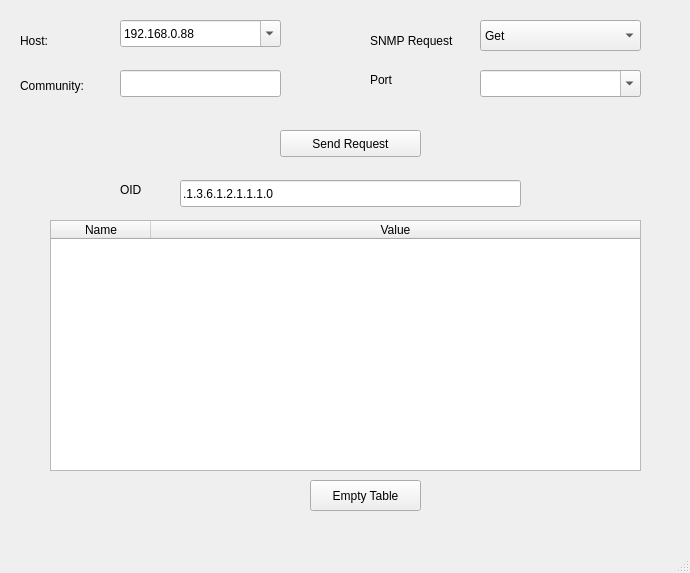
<?xml version="1.0" encoding="UTF-8"?>
<ui version="4.0">
 <class>MainWindow</class>
 <widget class="QMainWindow" name="MainWindow">
  <property name="geometry">
   <rect>
    <x>0</x>
    <y>0</y>
    <width>690</width>
    <height>573</height>
   </rect>
  </property>
  <property name="windowTitle">
   <string>MainWindow</string>
  </property>
  <widget class="QWidget" name="centralwidget">
   <widget class="QLabel" name="label">
    <property name="geometry">
     <rect>
      <x>20</x>
      <y>30</y>
      <width>41</width>
      <height>21</height>
     </rect>
    </property>
    <property name="text">
     <string>Host:</string>
    </property>
   </widget>
   <widget class="QComboBox" name="snmpreq">
    <property name="geometry">
     <rect>
      <x>480</x>
      <y>20</y>
      <width>161</width>
      <height>31</height>
     </rect>
    </property>
    <item>
     <property name="text">
      <string>Get</string>
     </property>
    </item>
    <item>
     <property name="text">
      <string>GetNext</string>
     </property>
    </item>
    <item>
     <property name="text">
      <string>GetBulk</string>
     </property>
    </item>
   </widget>
   <widget class="QLabel" name="label_2">
    <property name="geometry">
     <rect>
      <x>20</x>
      <y>70</y>
      <width>111</width>
      <height>31</height>
     </rect>
    </property>
    <property name="text">
     <string>Community:</string>
    </property>
   </widget>
   <widget class="QLineEdit" name="communityString">
    <property name="geometry">
     <rect>
      <x>120</x>
      <y>70</y>
      <width>161</width>
      <height>27</height>
     </rect>
    </property>
    <property name="statusTip">
     <string/>
    </property>
    <property name="echoMode">
     <enum>QLineEdit::Password</enum>
    </property>
   </widget>
   <widget class="QLabel" name="label_3">
    <property name="geometry">
     <rect>
      <x>370</x>
      <y>30</y>
      <width>111</width>
      <height>21</height>
     </rect>
    </property>
    <property name="text">
     <string>SNMP Request</string>
    </property>
   </widget>
   <widget class="QTableWidget" name="Results">
    <property name="geometry">
     <rect>
      <x>50</x>
      <y>220</y>
      <width>591</width>
      <height>251</height>
     </rect>
    </property>
    <property name="sizeAdjustPolicy">
     <enum>QAbstractScrollArea::AdjustToContents</enum>
    </property>
    <attribute name="horizontalHeaderStretchLastSection">
     <bool>true</bool>
    </attribute>
    <column>
     <property name="text">
      <string>Name</string>
     </property>
    </column>
    <column>
     <property name="text">
      <string>Value</string>
     </property>
    </column>
   </widget>
   <widget class="QLabel" name="label_4">
    <property name="geometry">
     <rect>
      <x>370</x>
      <y>70</y>
      <width>81</width>
      <height>19</height>
     </rect>
    </property>
    <property name="text">
     <string>Port</string>
    </property>
   </widget>
   <widget class="QPushButton" name="sendButton">
    <property name="geometry">
     <rect>
      <x>280</x>
      <y>130</y>
      <width>141</width>
      <height>27</height>
     </rect>
    </property>
    <property name="text">
     <string>Send Request</string>
    </property>
   </widget>
   <widget class="QLabel" name="label_5">
    <property name="geometry">
     <rect>
      <x>120</x>
      <y>180</y>
      <width>31</width>
      <height>19</height>
     </rect>
    </property>
    <property name="text">
     <string>OID</string>
    </property>
   </widget>
   <widget class="QLineEdit" name="objectId">
    <property name="geometry">
     <rect>
      <x>180</x>
      <y>180</y>
      <width>341</width>
      <height>27</height>
     </rect>
    </property>
    <property name="text">
     <string>.1.3.6.1.2.1.1.1.0</string>
    </property>
   </widget>
   <widget class="QComboBox" name="ipaddr">
    <property name="geometry">
     <rect>
      <x>120</x>
      <y>20</y>
      <width>161</width>
      <height>27</height>
     </rect>
    </property>
    <property name="editable">
     <bool>true</bool>
    </property>
    <item>
     <property name="text">
      <string>192.168.0.88</string>
     </property>
    </item>
   </widget>
   <widget class="QComboBox" name="portnumber">
    <property name="geometry">
     <rect>
      <x>480</x>
      <y>70</y>
      <width>161</width>
      <height>27</height>
     </rect>
    </property>
    <property name="inputMethodHints">
     <set>Qt::ImhPreferNumbers</set>
    </property>
    <property name="editable">
     <bool>true</bool>
    </property>
    <property name="placeholderText">
     <string>161</string>
    </property>
    <item>
     <property name="text">
      <string>161</string>
     </property>
    </item>
   </widget>
   <widget class="QPushButton" name="pushButton">
    <property name="geometry">
     <rect>
      <x>310</x>
      <y>480</y>
      <width>111</width>
      <height>31</height>
     </rect>
    </property>
    <property name="text">
     <string>Empty Table</string>
    </property>
   </widget>
  </widget>
  <widget class="QMenuBar" name="menubar">
   <property name="geometry">
    <rect>
     <x>0</x>
     <y>0</y>
     <width>690</width>
     <height>24</height>
    </rect>
   </property>
  </widget>
  <widget class="QStatusBar" name="statusbar"/>
 </widget>
 <resources/>
 <connections/>
</ui>
